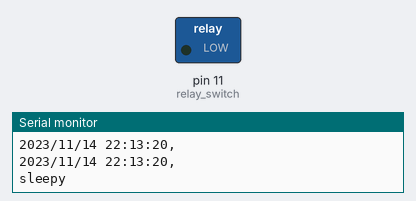
This sketch was run on a simulated Arduino Uno, built with avr-gcc and run on an emulated ATmega328P. Shown: switched loads named in the sketch (green lamp = pin HIGH), the last lines printed to the serial monitor. The local clock reads 2024-03-15 10:24:30 at power-on unless the sketch sets it.

Above: at 0.1 s.
At 106.7 s:
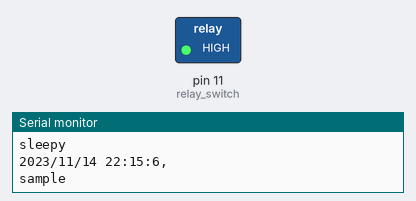
Timing chart, 0 to 108.2 s (numbered marks = the images above):
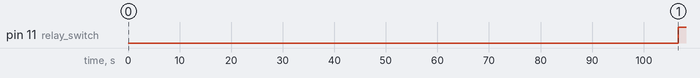

Measured:
- by itself, pin 11 (relay_switch): LOW → HIGH at 107 s

The sketch:

Relay_toggle.ino
```cpp
/// Timer switch for control of the opus via a relay switch
/// Kieran Khamis - k.khamis@bham.ac.uk
//  04/02/21
//  For wiring see github https://github.com/kkhamis/Opus_relay_switch/blob/main/Opus%20relay%20switch_bread%20board%20wiring.pdf
/// For equipment list see https://github.com/kkhamis/Opus_relay_switch/blob/main/Bill%20of%20Materials.docx


// **** Libraries to include*****
#include <Wire.h>
#include "RTClib.h"
#include "LowPower.h" /
//------------------------------------------------------------

//constants-----------------------
const int relay_switch = 11;///digital pin for control of relay switch

//RTClib defines
RTC_DS1307 rtc;
DateTime now;

///////
///------------------------------------------------------------------------------
///function to create a clean datatime string

void PrintTime(){
  DateTime now = rtc.now();
    Serial.print(now.year(), DEC);
    Serial.print('/');
    Serial.print(now.month(), DEC);
    Serial.print('/');
    Serial.print(now.day(), DEC);
    Serial.print(" ");
    Serial.print(now.hour(), DEC);
    Serial.print(':');
    Serial.print(now.minute(), DEC);
    Serial.print(':');
    Serial.print(now.second(), DEC);
    Serial.println(",");
 //--------------------------------------------------------------------------------
}


void setup() {
 Serial.begin(9600);
 Serial.println("Starting clock.......");
 pinMode(relay_switch, OUTPUT);
   rtc.begin();                                    // start clock
  rtc.adjust(DateTime(F(__DATE__), F(__TIME__))); // set clock to time laptop time
  // January 21, 2014 at 3am you would call:
  //rtc.adjust(DateTime(2019, 5, 14, 17, 38, 0));
   if (! rtc.begin()) {
    Serial.println("Couldn't find RTC");
    while (1);
  }

  if (! rtc.isrunning()) {
    Serial.println("RTC is NOT running!");
    // following line sets the RTC to the date & time this sketch was compiled
    //rtc.adjust(DateTime(F(__DATE__), F(__TIME__)));
      // January 21, 2014 at 3am you would call:
    // rtc.adjust(DateTime(2014, 1, 21, 3, 0, 0));

  }
 while (!Serial) {
    ; // wait for serial port to connect. Needed for native USB port only
  }
  Serial.println("Check time:");
  PrintTime();
  digitalWrite(relay_switch, LOW);
}


void loop() {
 DateTime now = rtc.now();
 //if ((now.minute()==0)|(now.minute()==10)|(now.minute()==20)|(now.minute()==30)(now.minute()==40)|(now.minute()==50)){//10 min resolution
if ((now.minute()==0)|(now.minute()==15)|(now.minute()==30)|(now.minute()==45)){ ///15 min resolution
  PrintTime();
  Serial.println("sample");
digitalWrite(relay_switch, HIGH);
delay(90000);///power for 1 min 30 to ensure at least one measurment
digitalWrite(relay_switch, LOW);
LowPower.powerDown(SLEEP_8S, ADC_OFF, BOD_OFF); //sleep to save power
}
else {
  PrintTime();
  Serial.println("sleepy");
delay(200);
LowPower.powerDown(SLEEP_8S, ADC_OFF, BOD_OFF);//sleep to save power
}
}
```
